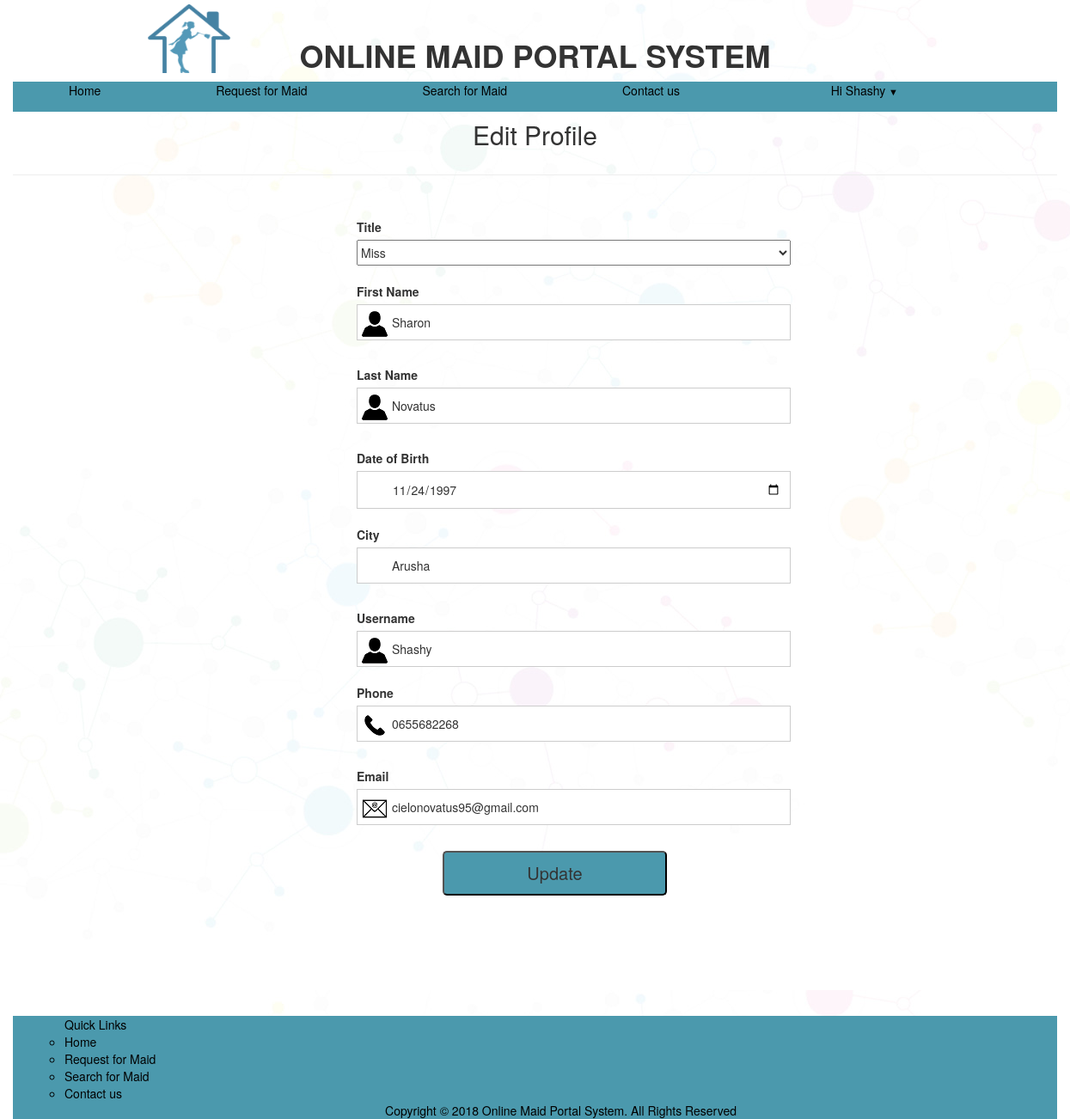
Screenshot of /update.php?id=1 (signed in) with the database file from the repository.
### tables this page shows
CREATE TABLE `register` (
  `id` int(20) NOT NULL auto_increment,
  `title` varchar(50) NOT NULL,
  `fname` varchar(50) NOT NULL,
  `lname` varchar(50) NOT NULL,
  `dob` date NOT NULL,
  `city` varchar(50) NOT NULL,
  `username` varchar(50) NOT NULL,
  `password` varchar(50) NOT NULL,
  `phone` varchar(10) NOT NULL,
  `email` varchar(50) NOT NULL,
  PRIMARY KEY  (`id`,`username`)
);

### update.php (the view, shortened to what this page needs)
<?php
$id=$_GET['id'];
?>
<!DOCTYPE html>
<html>
<head>
<link href="bootstrap.min.css" rel="stylesheet">
<link rel="stylesheet" href="home.css" type="text/css">
<link rel="stylesheet" href="style.css" type="text/css">
<link rel="stylesheet" href="profile.css" type="text/css">
</head>
<body style="background: url(images/a.jpg)">
<div class="container">
<div class="header-left">
<img src="images/1.jpg">
</div>
<h1 align="center">ONLINE MAID PORTAL SYSTEM</h1>
<div class="top">
  <a  href="home.php"class="active"></span>Home</a>
<a href="order.php">Request for Maid</a>
<a href="search.php">Search for Maid</a>
<a href="contact.php">Contact us</a>
<div class="submenu">
<a class="dropbtn">Hi <?php echo $_SESSION['username']; ?>
 <span class="arrow">&#9660;</span>
</a>
</div>
</div>
<?php
$connection = mysqli_connect('localhost', 'root', '');
    $query ="SELECT * FROM register WHERE id = '$id' ";
    $result= mysqli_query($connection,$query);
    $row=mysqli_fetch_array($result);
?>
<h2>Edit Profile</h2>
<hr>
<div class="form" style="margin-top: 50px;">
<form action="" id="form" method="post">
<p><label>Title</label><br/>
<select id="title" name="title">
<option value= "<?php echo$row[1]; ?>"><?php echo$row[1]; ?> </option>
</select><br/>
<br/><label>First Name</label><br/>
<input type="text" placeholder="Enter password" name="fname" required="required" id="name" value="<?php echo$row[2]; ?>"><br/>
<br/><label>Last Name</label><br/>
<input type="text" placeholder="Enter password" name="lname" required="required" id="name" value="<?php echo$row[3]; ?>"><br/>
<br/><label>Date of Birth</label><br/>
<input type="date" placeholder="Enter password" name="dob" required="required" value="<?php echo$row[4]; ?>"><br/>
<br/><label>City</label><br/>
<input type="text" placeholder="Enter password" name="city" required="required" value="<?php echo$row[5]; ?>"><br/>
 <br/><label>Username</label><br/>
<input type="text" placeholder="Enter password" name="username" required="required" id="username"value="<?php echo$row[6]; ?>"><br/>
<br/><label>Phone</label><br/>
<input type="tel" placeholder="Phone Number" name="phone"  id="phone" required="required" value="<?php echo$row[8]; ?>"><br/>
<br/><label>Email</label><br/>
<input type="email" placeholder="Email" name="email"  id="email" required="required" value="<?php echo$row[9]; ?>"> <br/>
<p><input type="submit" name="submit" id="registerbtn" value="Update" /></p>
</form>
</div>
<div class="footer" style="margin-top: 70px;">
  <ul>
  Quick Links
<li><a  href="home.php"class="active">Home</a></li>
<li><a href="order.php">Request for Maid</a></li>
<li><a href="search.php">Search for Maid</a></li>
<li><a href="contact.php">Contact us</a></li>
<center>Copyright &copy; 2018 Online Maid Portal System. All Rights Reserved</center>
</ul>
 </div>
</div>
</body>
</html>

### home.css (style rules this page uses)
.container { width: 100%; }
.top a { padding: 20px 65px; }
.active { background-color: ; }
.header-left { width:210px; height:40px; }
.header-left img { width:150px; height:80px; margin-left:130px; margin-top: 5px; }
h1 { margin-top: 5px; font-weight: bold; }
.submenu { float: right; margin-right: 120px; overflow: hidden; }
.arrow { font-size:11px; }
ul { list-style-type: circle; margin-left:20px; margin-top:140px; color: black; }
li a { text-decoration: none; color: black; }
.footer { background-color: #4B99AD; height: 120px; }

### style.css (style rules this page uses)
.top { background-color:#4B99AD; height: 35px; }
.top a { color: black; text-decoration: none; }

### profile.css (style rules this page uses)
.form { margin-left: 400px; }
p { margin-top: 30px; }
h2 { padding:20px 35px; margin:-10px -50px; text-align:center; }
input[type=text],input[type=password],input[type=email],input[type=tel],input[type=date] { width:62%; height:5%; padding:10px; border:1px solid #ccc; padding-left:40px; }
select { width:62%; height: 30px; }
#username,#name { background-image:url(images/4.png); background-repeat:no-repeat; background-position:5px 7px }
#email { background-image:url(images/7.png); background-repeat:no-repeat; background-position:5px 7px }
#phone { background-image:url(images/6.png); background-repeat:no-repeat; background-position:5px 7px }
#registerbtn { margin-left: 100px; text-decoration:none; width:32%; text-align:center; display:block; background-color: #4B99AD;; padding:10px 0; font-size:20px; cursor:pointer; border-radius:5px }
img { margin-left: 430px; margin-top: -540px; }

### rows the page displays
register: title "Miss", fname "Sharon", lname "Novatus", dob "11/24/1997", city "Arusha", phone "0655682268", email "cielonovatus95@gmail.com"

### other values shown
$_SESSION['username'] "Shashy"
